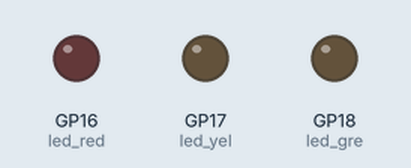
Recording of a program running on a simulated Raspberry Pi Pico running MicroPython. Shown: output pins drawn as LEDs (lit = HIGH).

Above: at 0.3 s.
At 2.5 s:
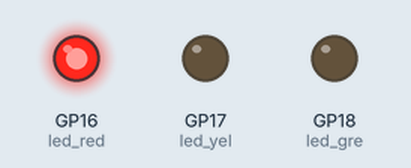
At 24.5 s:
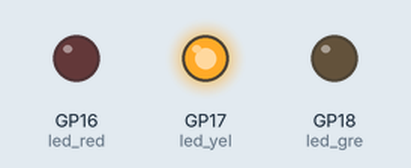
At 38.1 s:
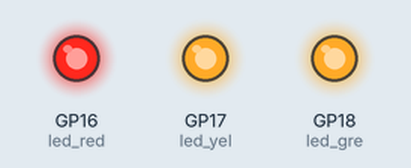
At 48.5 s:
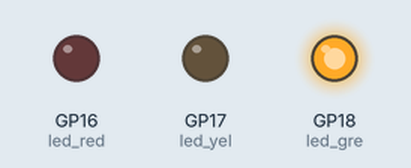
Timing chart, 0 to 49.4 s (numbered marks = the images above):
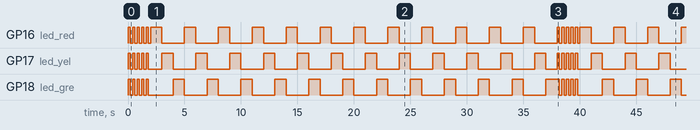

The program:

pj01_RYG_LED.py
```python
# 红黄绿灯 闪烁
from machine import Pin # 从 machine 中加载 Pin
from time import sleep # 从 time 中加载 sleep

led_red = Pin(16, Pin.OUT)  # 定义引脚编号GP16，引脚模式为输出 红色
led_yel = Pin(17, Pin.OUT)  # 定义引脚编号GP17，引脚模式为输出 黄色
led_gre = Pin(18, Pin.OUT)  # 定义引脚编号GP18，引脚模式为输出 黄色

def rygloop():
    led_red.value(1)
    led_yel.value(0)
    led_gre.value(0)
    sleep(1)
    led_red.value(0)
    led_yel.value(1)
    led_gre.value(0)
    sleep(1)
    led_red.value(0)
    led_yel.value(0)
    led_gre.value(1)
    sleep(1)
def rygblink():
    led_red.value(1)
    led_yel.value(1)
    led_gre.value(1)
    sleep(0.2)
    led_red.value(0)
    led_yel.value(0)
    led_gre.value(0)
    sleep(0.2)
while(1):  # 永远循环
    #led_red.toggle() # 触发led，如果led是高电平（亮），那么就变成低电平（熄灭），反之亦然。
    #led_yel.toggle()
    #led_gre.toggle()
    for i in range(5):
        rygblink()
    for i in range(12):
        rygloop()
```

Measured:
- by itself, GP16 (led_red), GP18 (led_gre): moves between LOW and HIGH, repeating every 38.0 s
- by itself, GP17 (led_yel): repeats every 38.0 s: HIGH 0.20 s, LOW 1.2 s, 11 × (HIGH 1.0 s, LOW 2.0 s), HIGH 1.0 s, LOW 1.0 s, 4 × (HIGH 0.20 s, LOW 0.20 s)
- by itself, everything shown: repeats every 38.0 s, in 46 steps
